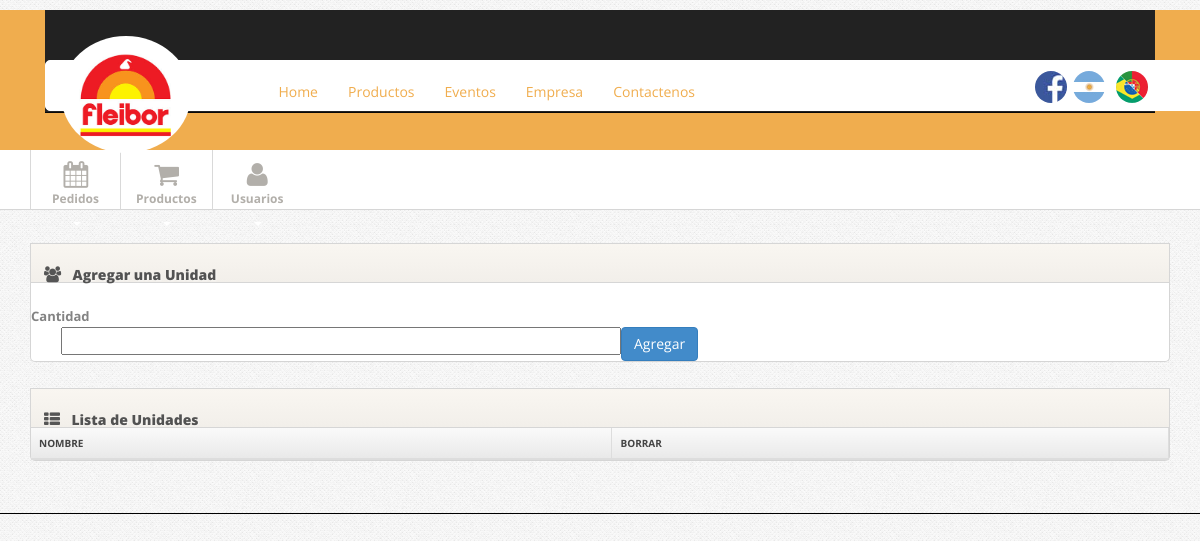
The page /admin/producto-unidades.php (signed in) on the database as committed earlier.
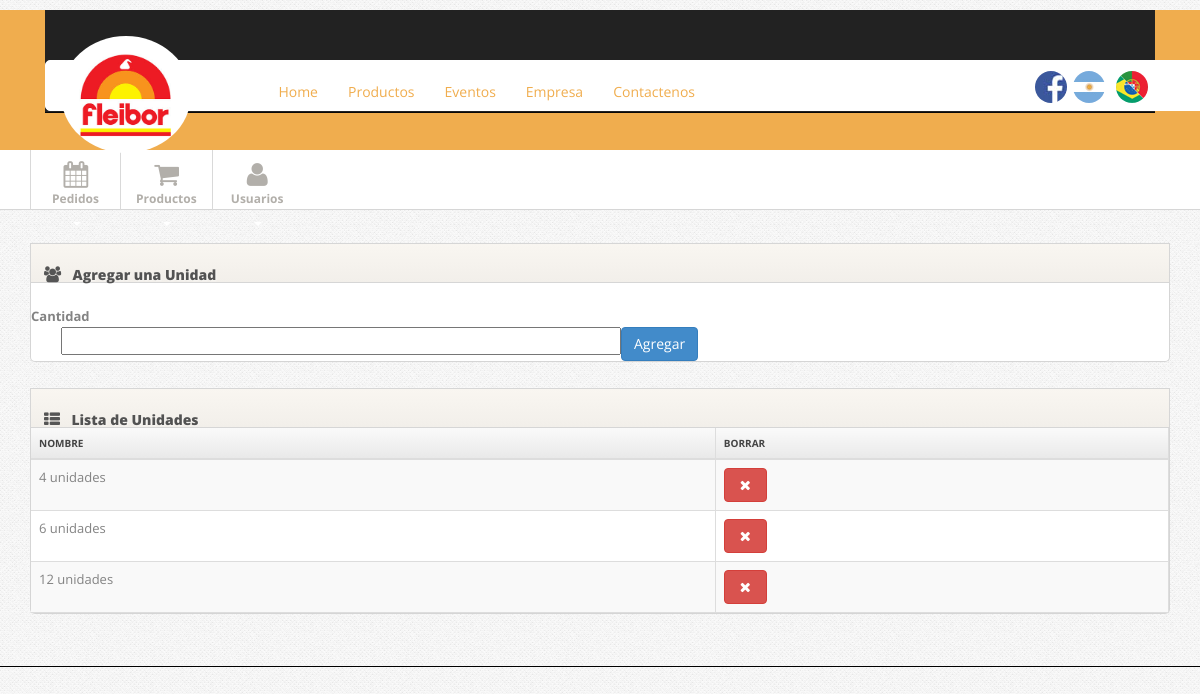
The same page on the database as committed later.
### tables this page shows
CREATE TABLE IF NOT EXISTS `unidades` (
  `id` int(11) NOT NULL AUTO_INCREMENT,
  `cantidad` varchar(100) NOT NULL,
  PRIMARY KEY (`id`)
);

### admin/class/Product.class.php (called while the page is built, shortened)
<?php
class Producto{
    public function getUnidades(){
        $mysqli = DataBase::connex();
        $query = '
			SELECT
                *
            FROM
                unidades
		';
        $result = $mysqli->query($query);
        if($result->num_rows > 0){
            while ($row = $result->fetch_assoc()){
                $unidades[] = $row;
            }
            return $unidades;
        }else{
            return false;
        }
    }
}

### admin/producto-unidades.php (the view, shortened to what this page needs)
<?php
    $product = new Producto();
    $unidades = $product->getUnidades();
?>
<!DOCTYPE html>
<html lang="es">
<head>
    <?php include("includes/style.php"); ?>
</head>
<body>
<?php include("includes/header.php"); ?>
<?php include("includes/menu-admin.php"); ?>
<div class="main">
    <div class="container">
        <div class="widget widget-table action-table">
            <div class="widget-header"> <i class="icon-group"></i>
                <h3>Agregar una Unidad</h3>
            </div>
            <div class="widget-content" style="padding-top: 15px;">
                <form id="edit-profile" class="form-horizontal" method="POST">
                    <div class="control-group">
                        <label class="control-label" for="cantidad">Cantidad</label>
                        <div class="controls">
                            <input type="text" class="span6" id="cantidad" name="cantidad">
                        </div>
                    </div>
                    <div class="form-actions">
                        <button type="submit" class="btn btn-primary">Agregar</button>
                    </div>
                </form>
            </div>
        </div>
        <div class="widget widget-table action-table">
            <div class="widget-header"> <i class="icon-th-list"></i>
                <h3>Lista de Unidades</h3>
            </div>
            <div class="widget-content">
                <table class="table table-striped table-bordered">
                    <thead>
                    <tr>
                        <th>Nombre</th>
                        <th class="td-actions">Borrar</th>
                    </tr>
                    </thead>
                    <tbody>
                    <?php if(!empty($unidades)){foreach($unidades as $unidad){ ?>
                        <tr>
                            <td id="nombre-<?php echo $unidad['id']?>"><?php echo $unidad['cantidad']?></td>
                            <td class="td-actions">
                                <a id="<?php echo $unidad['id']?>" href="#test-modal" class="btn btn-danger btn-small borrar-usuario"><i class="btn-icon-only icon-remove"> </i></a>
                            </td>
                        </tr>
                    <?php }} ?>
                    </tbody>
                </table>
            </div>
        </div>
    </div>
</div>
</body>
</html>

Rows that differ between the two databases and show on the page:
added unidades: cantidad "4 unidades"
added unidades: cantidad "6 unidades"
added unidades: cantidad "12 unidades"
